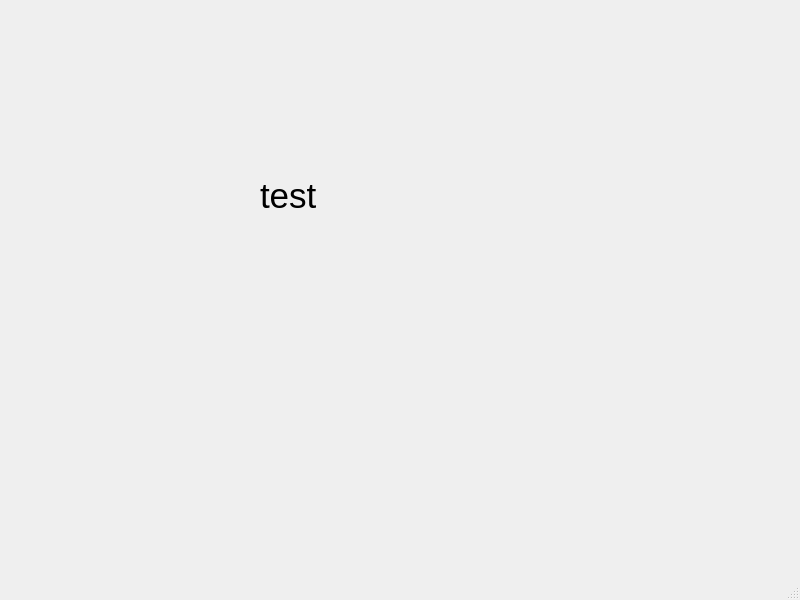
<?xml version="1.0" encoding="UTF-8"?>
<ui version="4.0">
 <class>MainWindow</class>
 <widget class="QMainWindow" name="MainWindow">
  <property name="geometry">
   <rect>
    <x>0</x>
    <y>0</y>
    <width>800</width>
    <height>600</height>
   </rect>
  </property>
  <property name="windowTitle">
   <string>test</string>
  </property>
  <widget class="QWidget" name="centralwidget">
   <widget class="QLabel" name="label">
    <property name="geometry">
     <rect>
      <x>260</x>
      <y>160</y>
      <width>211</width>
      <height>71</height>
     </rect>
    </property>
    <property name="font">
     <font>
      <pointsize>26</pointsize>
     </font>
    </property>
    <property name="text">
     <string>test</string>
    </property>
   </widget>
  </widget>
  <widget class="QMenuBar" name="menubar">
   <property name="geometry">
    <rect>
     <x>0</x>
     <y>0</y>
     <width>800</width>
     <height>21</height>
    </rect>
   </property>
  </widget>
  <widget class="QStatusBar" name="statusbar"/>
 </widget>
 <resources/>
 <connections/>
</ui>
